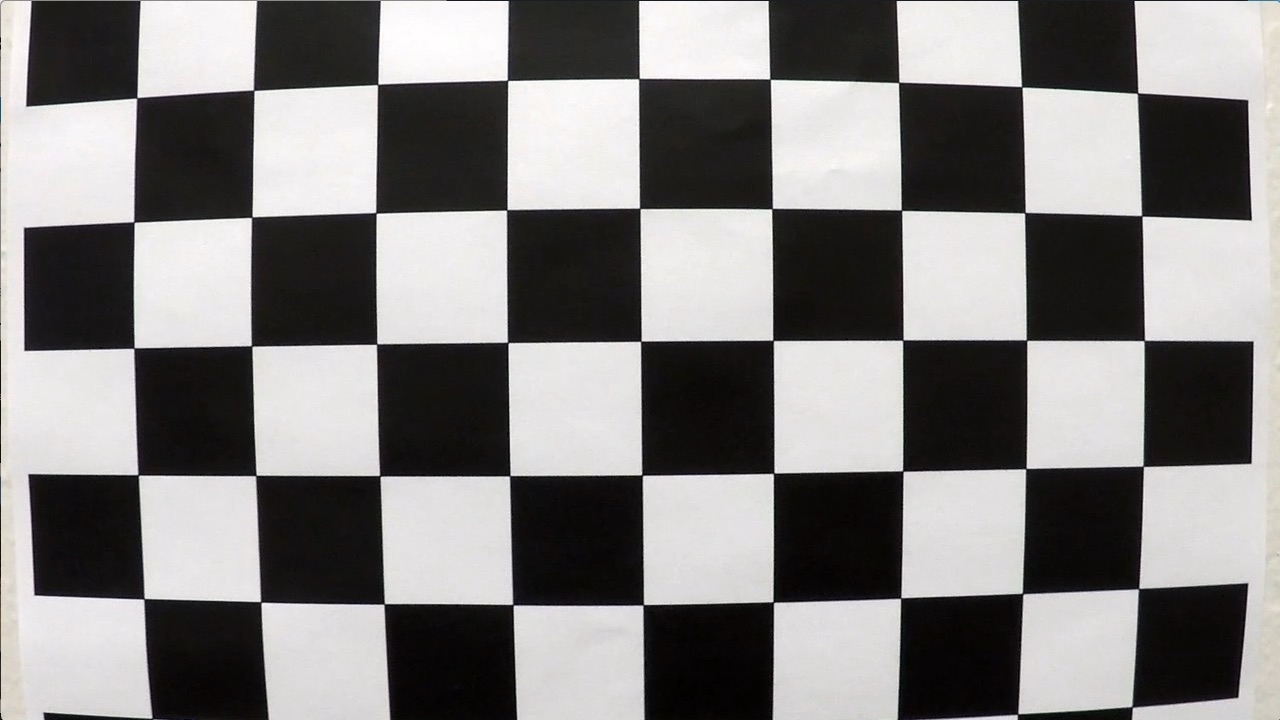
#> input picture p4-advanced-lane-lines/camera_cal/calibration1.jpg, 1280 x 720 px; its folder holds 5 pictures in this run; the run also reads 1 picture not shown here
$ jupyter execute P4.ipynb   (shell and % lines are left out)   (Python 2 division)   (older library calls are emulated)
#> lines starting #> are read from the running program, lines starting #| are printed output that depends on the picture; after the words box and inside, x2 and y2 are one past the last pixel; in counts of white or black regions, pixels touching at a corner belong together
[cell 1]
import numpy as np
import cv2
import matplotlib.pyplot as plt
import matplotlib.image as mpimg
import glob
import pickle

## I. Camera Calibration

### I.1. Compute the camera calibration matrix and distortion coefficients given a set of chessboard images.

[cell 2]
# Prepare object points
nx = 9 # Number of inside corners in any given row
ny = 6 # Number of inside corners in any given column

# Read in and make a list of calibration images

# glob allows us to read in files with consistent file names
# e.g. calibration-1.jpg, calibration-2.jpg...
images = glob.glob("camera_cal/calibration*.jpg")

# Initialise image and object point arrays
objpoints = []
imgpoints = []

# Generate object points
objp = np.zeros((nx*ny,3), np.float32)
objp[:,:2] = np.mgrid[0:nx,0:ny].T.reshape(-1,2) # x, y coordinates

# [7 lines left out: function cal_undistort, not called in this run]

[cell 3]
for fname in images:

    # Read in image
    img = cv2.imread(fname)
#> img is the input picture: shape (720, 1280, 3); mean B, G, R 127.8, 128.4, 130.1

    # Convert to grayscale
    gray = cv2.cvtColor(img, cv2.COLOR_BGR2GRAY)

    # Find the chessboard corners
    # Parameters: (image, chessboard dims, param for any flags)
    # chessboard dims = inside corners, not squares.
    ret, corners = cv2.findChessboardCorners(gray, (nx, ny), None)
#> ret = False; corners = None

    # If found, draw corners
    if ret == True:
        # Fill image point and object point arrays
        imgpoints.append(corners)
        objpoints.append(objp)

        # Draw and display the corners
        cv2.drawChessboardCorners(img, (nx, ny), corners, ret)
        plt.imshow(img)

[cell 4]
# Test undistortion on an image
img = cv2.imread('camera_cal/calibration11.jpg')
img_size = (img.shape[1], img.shape[0])

# Do camera calibration given object points and image points
ret, mtx, dist, rvecs, tvecs = cv2.calibrateCamera(objpoints, imgpoints, img_size,None,None)

dst = cv2.undistort(img, mtx, dist, None, mtx)
cv2.imwrite('calibration_wide/test_undist.jpg',dst)

# Save the camera calibration result for later use (we won't worry about rvecs / tvecs)
dist_pickle = {}
dist_pickle["mtx"] = mtx
dist_pickle["dist"] = dist
pickle.dump( dist_pickle, open( "camera_calibration_result.p", "wb" ) )
#dst = cv2.cvtColor(dst, cv2.COLOR_BGR2RGB)
# Visualize undistortion
f, (ax1, ax2) = plt.subplots(1, 2, figsize=(20,10))
ax1.imshow(img)
ax1.set_title('Original Image', fontsize=30)
ax2.imshow(dst)
ax2.set_title('Undistorted Image', fontsize=30)

## II. Pipeline (Images)

### II.2. Apply the distortion correction to the raw image.

[cell 5]
raw = cv2.imread("test_images/quiz.png")
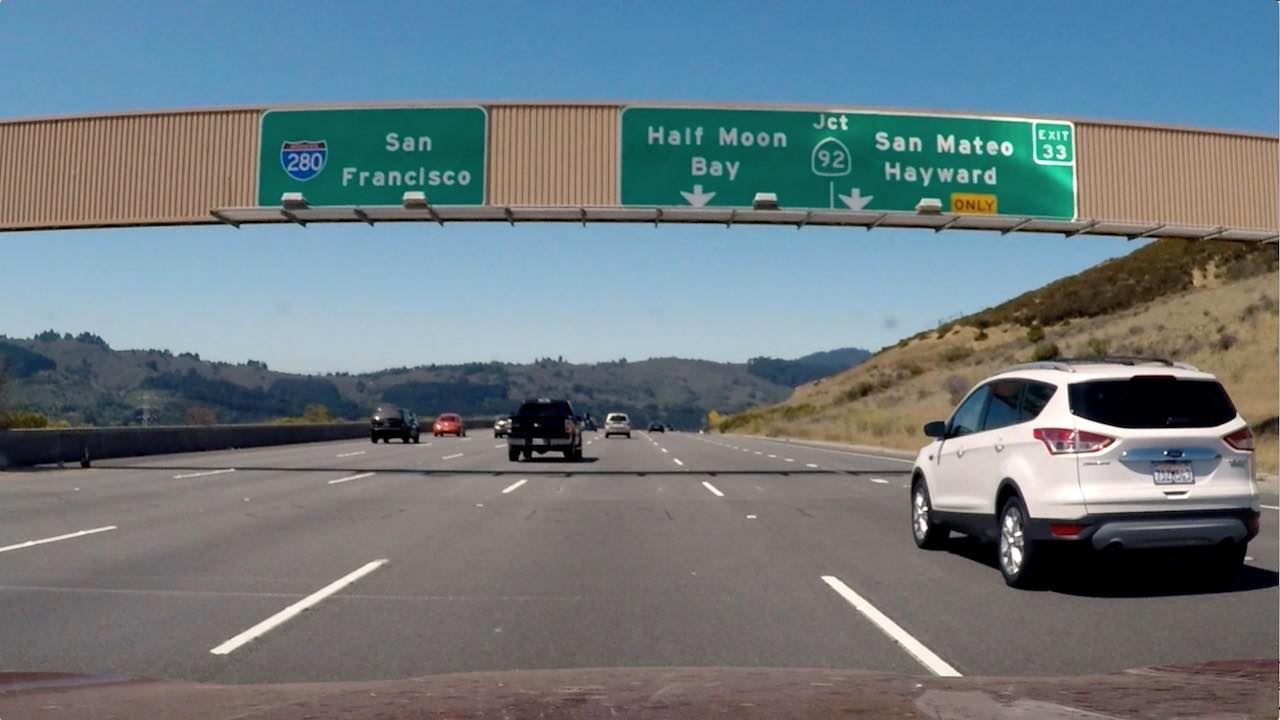
#> input picture p4-advanced-lane-lines/test_images/quiz.png, 1280 x 720 px
#> raw is the input picture: shape (720, 1280, 3); mean B, G, R 127.5, 121.6, 109.2

corrected_raw = cv2.undistort(raw, mtx, dist, None, mtx)

# Visualize undistortion
f, (ax1, ax2) = plt.subplots(1, 2, figsize=(20,10))
ax1.imshow(raw)
ax1.set_title('Original Image', fontsize=30)
ax2.imshow(corrected_raw)
ax2.set_title('Undistorted Image', fontsize=30)

### 3. Use color transforms, gradients, etc., to create a thresholded binary image.

[cell 6]
def abs_sobel_thresh(img, orient='x', sobel_kernel=3, thresh=(0, 255)):

    # Apply the following steps to img
    # 1) Convert to grayscale
    gray = cv2.cvtColor(img, cv2.COLOR_RGB2GRAY)
    # 2) Take the derivative in x or y given orient = 'x' or 'y'
    if orient == 'x':
        derivative = cv2.Sobel(gray, cv2.CV_64F, 1, 0)
    elif orient == 'y':
        derivative = cv2.Sobel(gray, cv2.CV_64F, 0, 1)
    else:
        print("Error: orient must be either x or y.")

    # 3) Take the absolute value of the derivative or gradient
    abs_derivative = np.absolute(derivative)

    # 4) Scale to 8-bit (0 - 255) then convert to type = np.uint8
    scaled_sobel = np.uint8(255*abs_derivative/np.max(abs_derivative))

    # 5) Create a mask of 1's where the scaled gradient magnitude
            # is > thresh_min and < thresh_max
    # So there are 1s where #s are within our thresholds and 0s otherwise.
    grad_binary = np.zeros_like(scaled_sobel)
    grad_binary[(scaled_sobel >= thresh[0]) & (scaled_sobel <= thresh[1])] = 1

    # 6) Return this mask as your binary_output image
    return grad_binary

def mag_thresh(img, sobel_kernel=9, mag_thresh=(0, 255)):

    # Apply the following steps to img
    # 1) Convert to grayscale
    gray = cv2.cvtColor(img, cv2.COLOR_RGB2GRAY)

    # 2) Take the gradient in x and y separately
    sobelx = cv2.Sobel(gray, cv2.CV_64F, 1, 0)
    sobely = cv2.Sobel(gray, cv2.CV_64F, 0, 1)

    # 3) Calculate the magnitude
    abs_sobelxy = np.sqrt(sobelx**2 + sobely**2)

    # 5) Scale to 8-bit (0 - 255) and convert to type = np.uint8
    scaled_sobel = np.uint8(255*abs_sobelxy/np.max(abs_sobelxy))

    # 6) Create a binary mask where mag thresholds are met
    mag_binary = np.zeros_like(scaled_sobel)
    mag_binary[(scaled_sobel >= mag_thresh[0]) & (scaled_sobel <= mag_thresh[1])] = 1

    # 7) Return this mask as your binary_output image
    return mag_binary

def dir_threshold(image, sobel_kernel=3, thresh=(0, np.pi/2)):

    # Apply the following steps to img
    # 1) Convert to grayscale
    gray = cv2.cvtColor(img, cv2.COLOR_RGB2GRAY)

    # 2) Take the gradient in x and y separately
    sobelx = cv2.Sobel(gray, cv2.CV_64F, 1, 0, ksize=sobel_kernel)
    sobely = cv2.Sobel(gray, cv2.CV_64F, 0, 1, ksize=sobel_kernel)

    # 3) Take the absolute value of the x and y gradients
    abs_sobelx = np.absolute(sobelx)
    abs_sobely = np.absolute(sobely)

    # 4) Use np.arctan2(abs_sobely, abs_sobelx) to calculate the direction of the gradient
    abs_grad_dir = np.arctan2(abs_sobely, abs_sobelx)

    # 5) Create a binary mask where direction thresholds are met
    dir_binary = np.zeros_like(abs_grad_dir)
    dir_binary[(abs_grad_dir >= thresh[0]) & (abs_grad_dir <= thresh[1])] = 1

    # 6) Return this mask as your binary_output image
    return dir_binary

[cell 7]
image = corrected_raw

# Choose a Sobel kernel size
ksize = 3 # Choose a larger odd number to smooth gradient measurements

# Apply each of the thresholding functions
gradx = abs_sobel_thresh(image, orient='x', sobel_kernel=ksize, thresh=(150, 255))
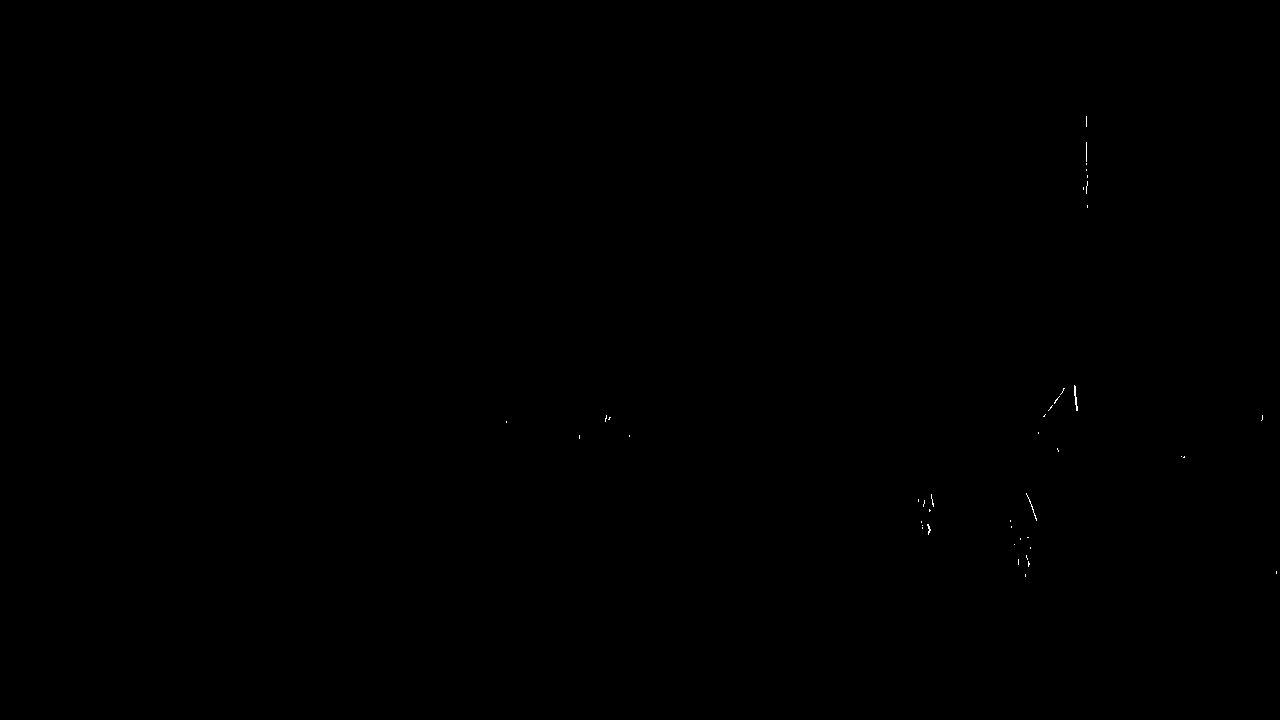
#> gradx: shape (720, 1280); values 0 (black) and 1 (white), 0.03% white in thin lines or dots, all inside (x1, y1, x2, y2) = (506, 116, 1277, 577)
grady = abs_sobel_thresh(image, orient='y', sobel_kernel=ksize, thresh=(70, 200))
#> grady: shape (720, 1280); values 0 (black) and 1 (white), 1.7% white in thin lines or dots, all inside (x1, y1, x2, y2) = (0, 77, 1280, 699)
mag_binary = mag_thresh(image, sobel_kernel=ksize, mag_thresh=(70, 255))
dir_binary = dir_threshold(image, sobel_kernel=ksize, thresh=(0.1, 1.5))
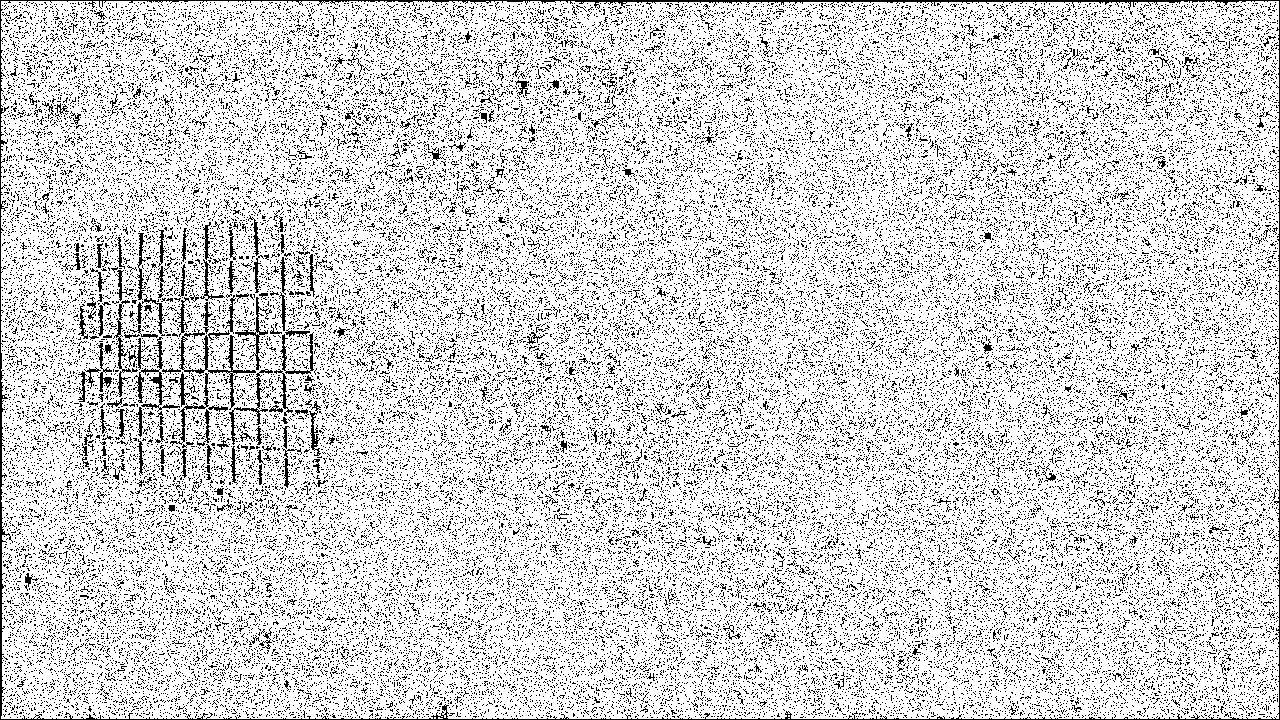
#> dir_binary: shape (720, 1280) float64; values 0 (black) and 1 (white), 83.3% white; black in thin lines or dots

combined = np.zeros_like(dir_binary)
combined[((gradx == 1) & (grady == 1)) | ((mag_binary == 1) & (dir_binary == 1))] = 1

plt.imshow(combined)

[cell 8]
img = image

[cell 9]
# Grayscale image
# NOTE: we already saw that standard grayscaling lost color information for the lane lines
# Explore gradients in other colors spaces / color channels to see what might work better
gray = cv2.cvtColor(img, cv2.COLOR_RGB2GRAY)

# Sobel x
sobelx = cv2.Sobel(gray, cv2.CV_64F, 1, 0) # Take the derivative in x
abs_sobelx = np.absolute(sobelx) # Absolute x derivative to accentuate lines away from horizontal
scaled_sobel = np.uint8(255*abs_sobelx/np.max(abs_sobelx))

# Threshold x gradient
thresh_min = 20
thresh_max = 100
sxbinary = np.zeros_like(scaled_sobel)
sxbinary[(scaled_sobel >= thresh_min) & (scaled_sobel <= thresh_max)] = 1

# Threshold colour channel

# Convert to HLS colour space and separate the S channel
# Note: img is the undistorted image
hls = cv2.cvtColor(img, cv2.COLOR_RGB2HLS)
#> hls: shape (720, 1280, 3); mean of channels 0, 1, 2 68.9, 119.1, 64.3
s_channel = hls[:,:,2]
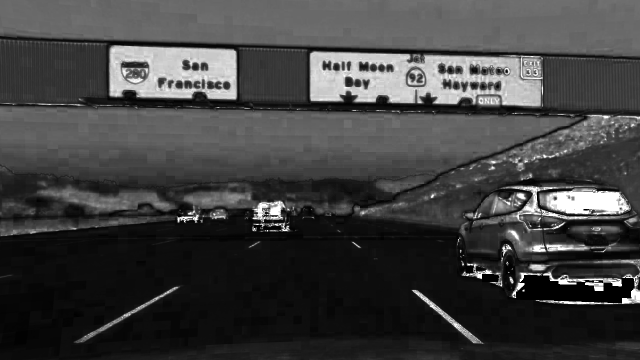
#> s_channel: shape (720, 1280) (shown at 1/2 size); min 0, max 255, mean 64.3

# Cont'd: Threshold colour channel
s_thresh_min = 170
s_thresh_max = 255
s_binary = np.zeros_like(s_channel)
s_binary[(s_channel >= s_thresh_min) & (s_channel <= s_thresh_max)] = 1

# Stack each channel to view their individual contributions in green and blue respectively
# This returns a stack of the two binary images, whose components you can see as different colors
color_binary = np.dstack(( np.zeros_like(sxbinary), sxbinary, s_binary))

# Combine the two binary thresholds
combined_binary = np.zeros_like(sxbinary)
combined_binary[(s_binary == 1) | (sxbinary == 1)] = 1

# Plotting thresholded images
f, (ax1, ax2) = plt.subplots(1, 2, figsize=(20,10))
ax1.set_title('Stacked thresholds')
ax1.imshow(color_binary)

ax2.set_title('Combined S channel and gradient thresholds')
ax2.imshow(combined_binary, cmap='gray')

### 4. Apply a perspective transform to rectify binary image ("birds-eye view").

[cell 10]
def region_of_interest(img, vertices):
    """
    Applies an image mask.

    Only keeps the region of the image defined by the polygon
    formed from `vertices`. The rest of the image is set to black.
    """
    #defining a blank mask to start with
    mask = np.zeros_like(img)

    #defining a 3 channel or 1 channel color to fill the mask with depending on the input image
    if len(img.shape) > 2:
        channel_count = img.shape[2]  # i.e. 3 or 4 depending on your image
        ignore_mask_color = (255,) * channel_count
    else:
        ignore_mask_color = 255

    #filling pixels inside the polygon defined by "vertices" with the fill color
    cv2.fillPoly(mask, vertices, ignore_mask_color)

    #returning the image only where mask pixels are nonzero
    masked_image = cv2.bitwise_and(img, mask)
    return masked_image

[cell 11]
imshape = combined_binary.shape
print(imshape)

[cell 12]
vertices = np.array([[(0,imshape[0]),(550, 470), (700, 470), (imshape[1],imshape[0])]], dtype=np.int32)
masked_image = region_of_interest(combined_binary, vertices)
plt.imshow(masked_image, cmap="gray")

[cell 13]
src = np.float32(
    [[0, 720],
     [550, 470],
     [700, 470],
     [720, 1280]])

dst = np.float32(
    [[200,720],
     [200,0],
     [900,0],
     [900,720]])

M = cv2.getPerspectiveTransform(src, dst)
Minv = cv2.getPerspectiveTransform(dst, src)
warped = cv2.warpPerspective(combined_binary, M, (imshape[1], imshape[0]), flags=cv2.INTER_LINEAR)
#> warped: shape (720, 1280); values 0 (black) and 1 (white), 2.2% white; 63 white regions (41 under 20 px), largest, box (x1, y1, x2, y2) and area: (149, 124, 240, 251) 6033, (245, 540, 320, 684) 4110, (901, 105, 969, 218) 3611
plt.imshow(warped)

### 5. Detect lane pixels and fit to find lane boundary.

[cell 14]
from scipy import signal

[cell 15]
def get_pixel_in_window(img, x_center, y_center, size):
    """
    returns selected pixels inside a window.
    :param img: binary image
    :param x_center: x coordinate of the window center
    :param y_center: y coordinate of the window center
    :param size: size of the window in pixel
    :return: x, y of detected pixels
    """
    half_size = size // 2
    window = img[y_center - half_size:y_center + half_size, x_center - half_size:x_center + half_size]

    x, y = (window.T == 1).nonzero()

    x = x + x_center - half_size
    y = y + y_center - half_size

    return x, y

# User used with x, y = get_pixel_in_window(masked_img, highest_peak, center, pixels_per_step)

[cell 16]
list = [1,2,3]
list.append([1,2,3])
list

[cell 17]
height = warped.shape[0]
offset = 50
offset_height = height - offset
half_frame = warped.shape[1] // 2
steps = 6
pixels_per_step = offset_height / steps
window_radius = 200
medianfilt_kernel_size = 51

left_x = []
left_y = []
right_x = []
right_y = []

for step in range(steps):
    # Printouts for debugging
    print("Step ", step)

    left_x_window_centres = []
    right_x_window_centres = []
    y_window_centres = []

    # Define the window (horizontal slice)
    window_start_y = height - (step * pixels_per_step) + offset
    window_end_y = window_start_y - pixels_per_step + offset

    # Take a count of all the pixels at each x-value in the horizontal slice
    histogram = np.sum(warped[window_end_y:window_start_y,:], axis=0)
    # plt.plot(histogram)

    # Smoothen the histogram
    histogram_smooth = signal.medfilt(histogram, medianfilt_kernel_size)

    # plt.plot(histogram_smooth)

    # Identify the left and right peaks
    left_peaks = np.array(signal.find_peaks_cwt(histogram_smooth[:half_frame], np.arange(1,10)))
    right_peaks = np.array(signal.find_peaks_cwt(histogram_smooth[half_frame:], np.arange(1,10)))
    if len(left_peaks) > 0:
        # print("Left Peaks: ", left_peaks)
        left_peak = max(left_peaks)
        # print("Max left peak: ", left_peak)
        left_x_window_centres.append(left_peak)

    if len(right_peaks) > 0:
        # print("Right Peaks (shifted by half frame): ", right_peaks)
        right_peak = max(right_peaks) + half_frame
        # print("Max right peak: ", right_peak)
        right_x_window_centres.append(right_peak)

    # Printouts for debugging

    # Add coordinates to window centres

    if len(left_peaks) > 0 or len(right_peaks) > 0:
        y_window_centres.append((window_start_y + window_end_y) // 2)

    # Printouts for debugging
    # print("Left lane x: ", left_x_window_centres)
    # print("Right lane x: ", right_x_window_centres)
    # print("y: ", y_window_centres)

    # Get pixels in the left window
    for left_x_centre, y_centre in zip(left_x_window_centres, y_window_centres):
        left_x_additional, left_y_additional = get_pixel_in_window(warped, left_x_centre, y_centre, window_radius)
        # print("x_additional: ", x_additional)
        # print("y_additional: ", y_additional)
        plt.scatter(left_x_additional, left_y_additional)
        # Add pixels to list
        left_x.append(left_x_additional)
        left_y.append(left_y_additional)
#        np.append(left_x, left_x_additional)
#        np.append(left_y, left_y_additional)

    # Get pixels in the right window
    for right_x_centre, y_centre in zip(right_x_window_centres, y_window_centres):
        right_x_additional, right_y_additional = get_pixel_in_window(warped, right_x_centre, y_centre, window_radius)
        # print("x_additional: ", x_additional)
        # print("y_additional: ", y_additional)
        plt.scatter(right_x_additional, right_y_additional)
        # Add pixels to list
        right_x.append(right_x_additional)
        right_y.append(right_y_additional)
#> this loop made 6 passes
#> pass 3, in get_pixel_in_window (call 3), `window = img[y_center - half_size:y_center + half_size, x_center - hal..`:
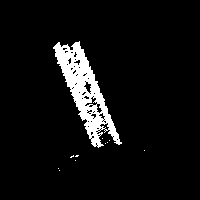
#> window: shape (200, 200); values 0 (black) and 1 (white), 6.4% white; 11 white regions (10 under 20 px), largest, box (x1, y1, x2, y2) and area: (53, 41, 122, 148) 2526
#        np.append(right_x, right_x_additional)
#        np.append(right_y, right_y_additional)

print("left_x: ", left_x[0][:5])
print("left_y: ", left_y[0][:5])
print("right_x: ", right_x[0][:5])
print("right_y: ", right_y[0][:5])

plt.gca().invert_yaxis()

[cell 18]
# Format coordinates

leftx = [x
        for array in left_x
        for x in array]
lefty = [x
        for array in left_y
        for x in array]
rightx = [x
        for array in right_x
        for x in array]
righty = [x
        for array in right_y
        for x in array]

leftx = np.array(leftx)
lefty = np.array(lefty)
rightx = np.array(rightx)
righty = np.array(righty)

[cell 19]
# Fit a second order polynomial to each lane line
left_fit = np.polyfit(lefty, leftx, 2)
left_fitx = left_fit[0]*lefty**2 + left_fit[1]*lefty + left_fit[2]
right_fit = np.polyfit(righty, rightx, 2)
right_fitx = right_fit[0]*righty**2 + right_fit[1]*righty + right_fit[2]

# Plot up the data
plt.plot(leftx, lefty, 'o', color='red')
plt.plot(rightx, righty, 'o', color='blue')
plt.xlim(0, 1280)
plt.ylim(0, 720)
plt.plot(left_fitx, lefty, color='green', linewidth=3)
plt.plot(right_fitx, righty, color='green', linewidth=3)
plt.gca().invert_yaxis() # to visualize as we do the images

Section reference:
* https://github.com/pkern90/CarND-advancedLaneLines

### 6. Determine curvature of the lane and vehicle position with respect to center.

[cell 20]
# Fit a second order polynomial to each fake lane line
left_fit = np.polyfit(lefty, leftx, 2)
left_fitx = left_fit[0]*lefty**2 + left_fit[1]*lefty + left_fit[2]
right_fit = np.polyfit(righty, rightx, 2)
right_fitx = right_fit[0]*righty**2 + right_fit[1]*righty + right_fit[2]

plt.plot(left_fitx, lefty, color='green', linewidth=3)
plt.plot(right_fitx, righty, color='green', linewidth=3)
plt.imshow(warped)
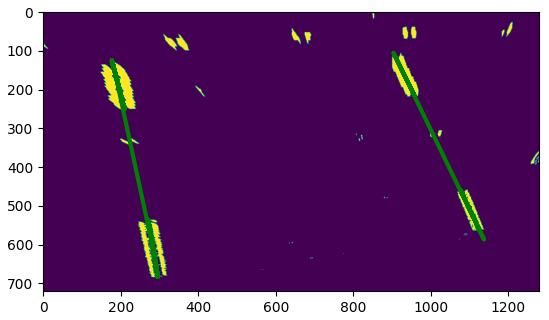
#> figure drawn by matplotlib, 1 panel
